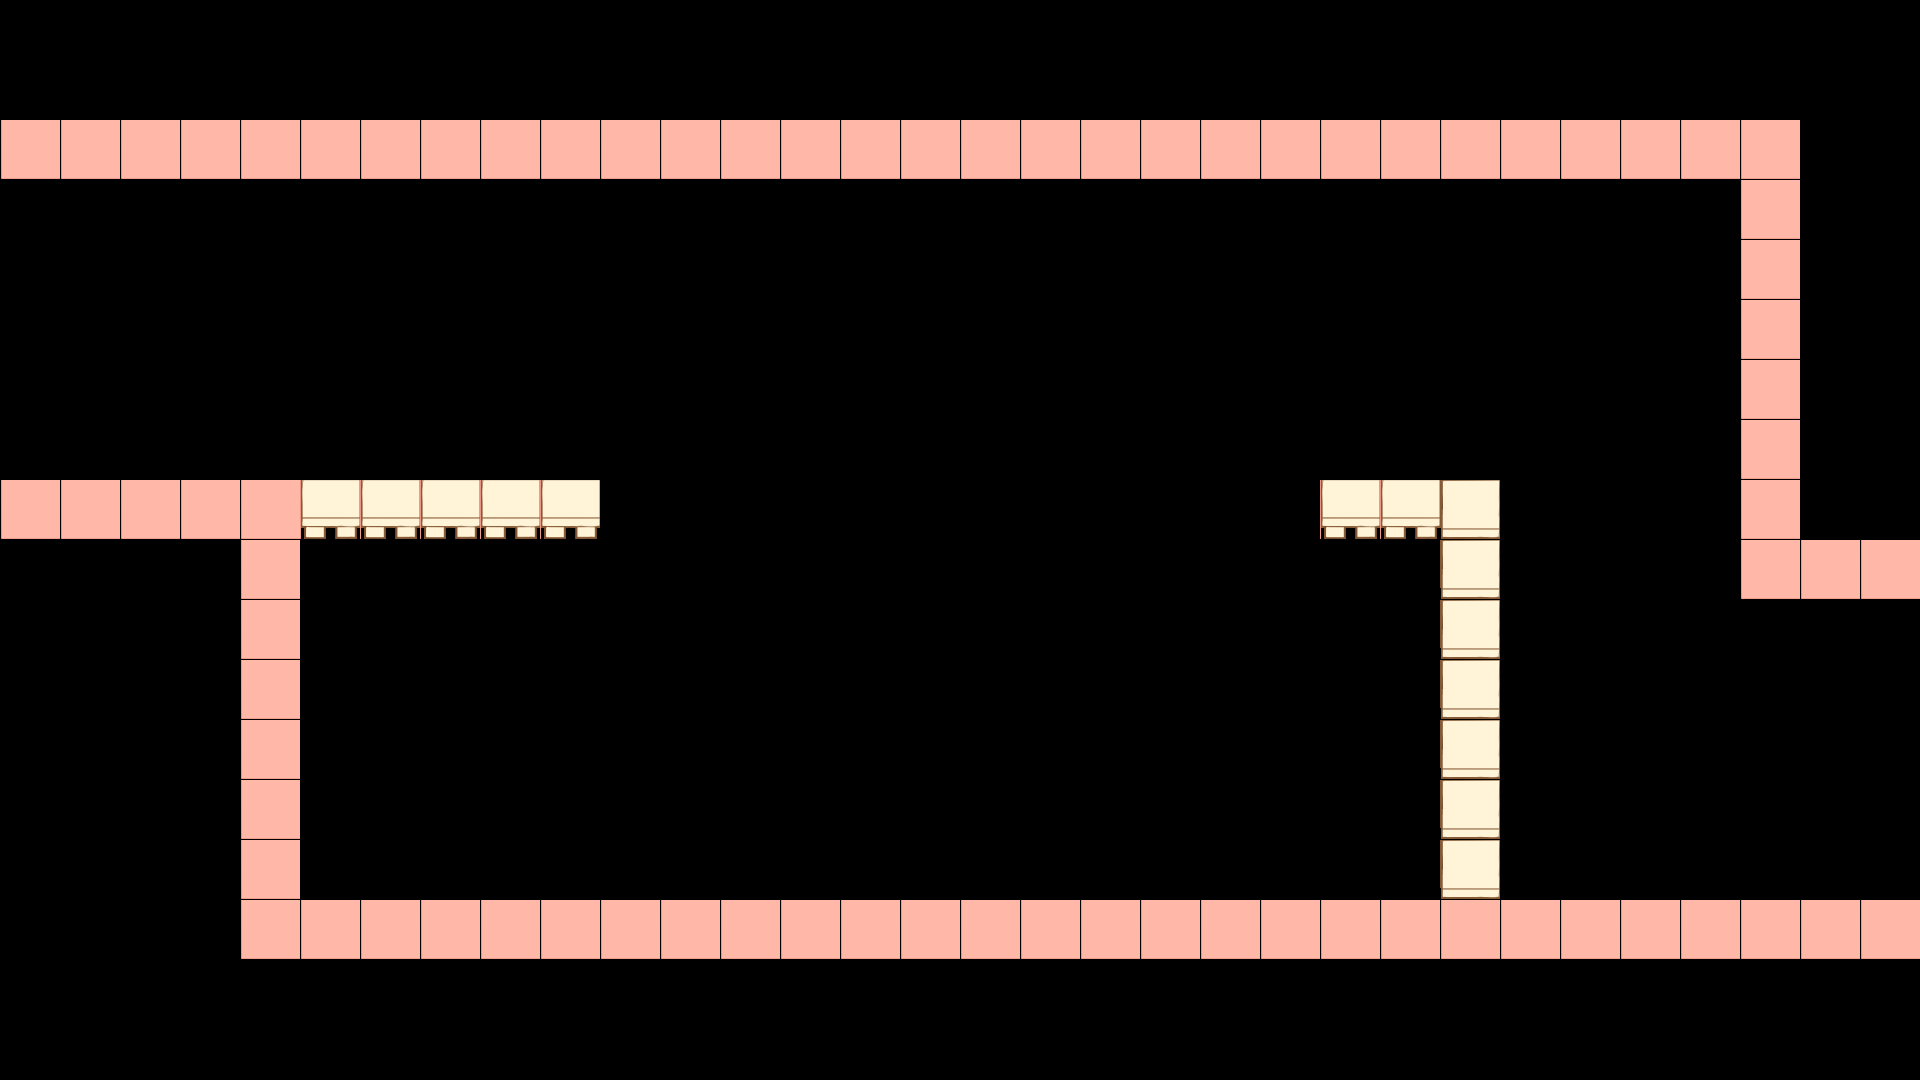

Tiled map render using the project's own tile images. Description and the whole map definition, tile-layer contents included, below:
An orthogonal 32x18 tile map with 60x60 px tiles, 3 tile layers (terrain, object, number).

<map version="1.2" tiledversion="1.3.1" orientation="orthogonal" renderorder="right-down" compressionlevel="0" width="32" height="18" tilewidth="60" tileheight="60" infinite="0" nextlayerid="4" nextobjectid="1">
 <editorsettings>
  <export target="02.csv" format="csv" />
 </editorsettings>
 <tileset firstgid="1" source="mapchip.tsx" />
 <layer id="1" name="terrain" width="32" height="18">
  <data encoding="csv">
0,0,0,0,0,0,0,0,0,0,0,0,0,0,0,0,0,0,0,0,0,0,0,0,0,0,0,0,0,0,0,0,
0,0,0,0,0,0,0,0,0,0,0,0,0,0,0,0,0,0,0,0,0,0,0,0,0,0,0,0,0,0,0,0,
1,1,1,1,1,1,1,1,1,1,1,1,1,1,1,1,1,1,1,1,1,1,1,1,1,1,1,1,1,1,0,0,
0,0,0,0,0,0,0,0,0,0,0,0,0,0,0,0,0,0,0,0,0,0,0,0,0,0,0,0,0,1,0,0,
0,0,0,0,0,0,0,0,0,0,0,0,0,0,0,0,0,0,0,0,0,0,0,0,0,0,0,0,0,1,0,0,
0,0,0,0,0,0,0,0,0,0,0,0,0,0,0,0,0,0,0,0,0,0,0,0,0,0,0,0,0,1,0,0,
0,0,0,0,0,0,0,0,0,0,0,0,0,0,0,0,0,0,0,0,0,0,0,0,0,0,0,0,0,1,0,0,
0,0,0,0,0,0,0,0,0,0,0,0,0,0,0,0,0,0,0,0,0,0,0,0,0,0,0,0,0,1,0,0,
1,1,1,1,1,2,2,2,2,2,0,0,0,0,0,0,0,0,0,0,0,0,2,2,3,0,0,0,0,1,0,0,
0,0,0,0,1,0,0,0,0,0,0,0,0,0,0,0,0,0,0,0,0,0,0,0,3,0,0,0,0,1,1,1,
0,0,0,0,1,0,0,0,0,0,0,0,0,0,0,0,0,0,0,0,0,0,0,0,3,0,0,0,0,0,0,0,
0,0,0,0,1,0,0,0,0,0,0,0,0,0,0,0,0,0,0,0,0,0,0,0,3,0,0,0,0,0,0,0,
0,0,0,0,1,0,0,0,0,0,0,0,0,0,0,0,0,0,0,0,0,0,0,0,3,0,0,0,0,0,0,0,
0,0,0,0,1,0,0,0,0,0,0,0,0,0,0,0,0,0,0,0,0,0,0,0,3,0,0,0,0,0,0,0,
0,0,0,0,1,0,0,0,0,0,0,0,0,0,0,0,0,0,0,0,0,0,0,0,3,0,0,0,0,0,0,0,
0,0,0,0,1,1,1,1,1,1,1,1,1,1,1,1,1,1,1,1,1,1,1,1,1,1,1,1,1,1,1,1,
0,0,0,0,0,0,0,0,0,0,0,0,0,0,0,0,0,0,0,0,0,0,0,0,0,0,0,0,0,0,0,0,
0,0,0,0,0,0,0,0,0,0,0,0,0,0,0,0,0,0,0,0,0,0,0,0,0,0,0,0,0,0,0,0
</data>
 </layer>
 <layer id="2" name="object" width="32" height="18">
  <data encoding="csv">
0,0,0,0,0,0,0,0,0,0,0,0,0,0,0,0,0,0,0,0,0,0,0,0,0,0,0,0,0,0,0,0,
0,0,0,0,0,0,0,0,0,0,0,0,0,0,0,0,0,0,0,0,0,0,0,0,0,0,0,0,0,0,0,0,
0,0,0,0,0,0,0,0,0,0,0,0,0,0,0,0,0,0,0,0,0,0,0,0,0,0,0,0,0,0,0,0,
0,0,0,0,0,0,0,0,0,0,0,0,0,0,0,0,0,0,0,0,0,0,0,0,0,0,0,0,0,0,0,0,
0,0,0,0,0,0,0,0,0,0,0,0,0,0,0,0,0,0,0,0,0,0,0,0,0,0,0,0,0,0,0,0,
0,0,0,0,0,0,0,0,0,0,0,0,0,0,0,0,0,0,0,0,0,0,0,0,0,0,0,0,0,0,0,0,
0,0,0,0,0,0,0,0,0,0,0,0,0,0,0,0,0,0,0,0,0,0,0,0,0,0,0,0,0,0,0,0,
0,0,0,0,0,0,0,0,0,0,0,0,0,0,0,0,0,0,0,0,0,0,0,0,0,0,0,0,0,0,0,0,
0,0,0,0,0,0,0,0,0,0,0,0,0,0,0,0,0,0,0,0,0,0,0,0,0,0,0,0,0,0,0,0,
0,0,0,0,0,0,0,0,0,0,0,0,0,0,0,0,0,0,0,0,0,0,0,0,0,0,0,0,0,0,0,0,
0,0,0,0,0,0,0,0,0,0,0,0,0,0,0,0,0,0,0,0,0,0,0,0,0,0,0,0,0,0,0,0,
0,0,0,0,0,0,0,0,0,0,0,0,0,0,0,0,0,0,0,0,0,0,0,0,0,0,0,0,0,0,0,0,
0,0,0,0,0,0,0,0,0,0,0,0,0,0,0,0,0,0,0,0,0,0,0,0,0,0,0,0,0,0,0,0,
0,0,0,0,0,0,0,0,0,0,0,0,0,0,0,0,0,0,0,0,0,0,0,0,0,0,0,0,0,0,0,0,
0,0,0,0,0,0,0,0,0,0,0,0,0,0,0,0,0,0,0,0,0,0,0,0,0,0,0,0,0,0,0,0,
0,0,0,0,0,0,0,0,0,0,0,0,0,0,0,0,0,0,0,0,0,0,0,0,0,0,0,0,0,0,0,0,
0,0,0,0,0,0,0,0,0,0,0,0,0,0,0,0,0,0,0,0,0,0,0,0,0,0,0,0,0,0,0,0,
0,0,0,0,0,0,0,0,0,0,0,0,0,0,0,0,0,0,0,0,0,0,0,0,0,0,0,0,0,0,0,0
</data>
 </layer>
 <layer id="3" name="number" width="32" height="18">
  <data encoding="csv">
0,0,0,0,0,0,0,0,0,0,0,0,0,0,0,0,0,0,0,0,0,0,0,0,0,0,0,0,0,0,0,0,
0,0,0,0,0,0,0,0,0,0,0,0,0,0,0,0,0,0,0,0,0,0,0,0,0,0,0,0,0,0,0,0,
0,0,0,0,0,0,0,0,0,0,0,0,0,0,0,0,0,0,0,0,0,0,0,0,0,0,0,0,0,0,0,0,
0,0,0,0,0,0,0,0,0,0,0,0,0,0,0,0,0,0,0,0,0,0,0,0,0,0,0,0,0,0,0,0,
0,0,0,0,0,0,0,0,0,0,0,0,0,0,0,0,0,0,0,0,0,0,0,0,0,0,0,0,0,0,0,0,
0,0,0,0,0,0,0,0,0,0,0,0,0,0,0,0,0,0,0,0,0,0,0,0,0,0,0,0,0,0,0,0,
0,0,0,0,0,0,0,0,0,0,0,0,0,0,0,0,0,0,0,0,0,0,0,0,0,0,0,0,0,0,0,0,
0,0,0,0,0,0,0,0,0,0,0,0,0,0,0,0,0,0,0,0,0,0,0,0,0,0,0,0,0,0,0,0,
0,0,0,0,0,0,0,0,0,0,0,0,0,0,0,0,0,0,0,0,0,0,0,0,0,0,0,0,0,0,0,0,
0,0,0,0,0,0,0,0,0,0,0,0,0,0,0,0,0,0,0,0,0,0,0,0,0,0,0,0,0,0,0,0,
0,0,0,0,0,0,0,0,0,0,0,0,0,0,0,0,0,0,0,0,0,0,0,0,0,0,0,0,0,0,0,0,
0,0,0,0,0,0,0,0,0,0,0,0,0,0,0,0,0,0,0,0,0,0,0,0,0,0,0,0,0,0,0,0,
0,0,0,0,0,0,0,0,0,0,0,0,0,0,0,0,0,0,0,0,0,0,0,0,0,0,0,0,0,0,0,0,
0,0,0,0,0,0,0,0,0,0,0,0,0,0,0,0,0,0,0,0,0,0,0,0,0,0,0,0,0,0,0,0,
0,0,0,0,0,0,0,0,0,0,0,0,0,0,0,0,0,0,0,0,0,0,0,0,0,0,0,0,0,0,0,0,
0,0,0,0,0,0,0,0,0,0,0,0,0,0,0,0,0,0,0,0,0,0,0,0,0,0,0,0,0,0,0,0,
0,0,0,0,0,0,0,0,0,0,0,0,0,0,0,0,0,0,0,0,0,0,0,0,0,0,0,0,0,0,0,0,
0,0,0,0,0,0,0,0,0,0,0,0,0,0,0,0,0,0,0,0,0,0,0,0,0,0,0,0,0,0,0,0
</data>
 </layer>
</map>